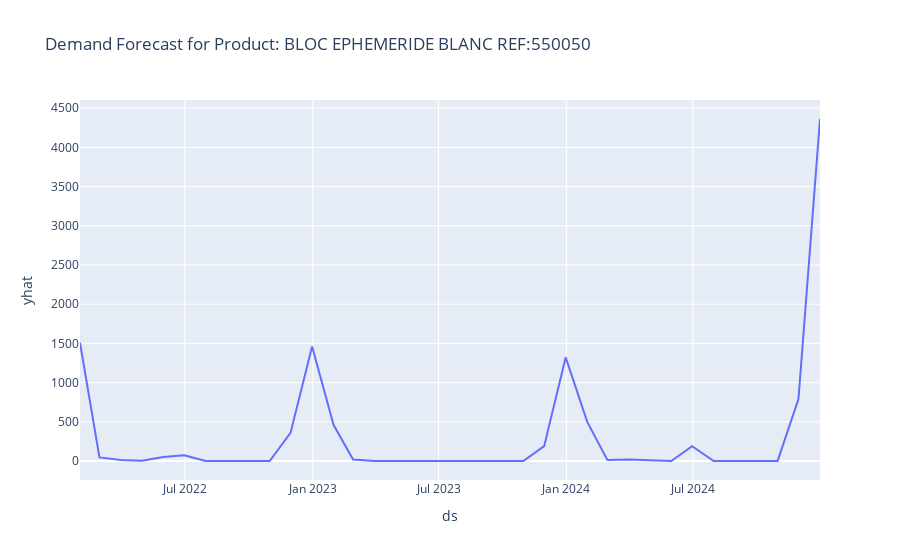

The code cell stored with this chart in its notebook:
### Code cell
import pandas as pd
import plotly.express as px
from prophet import Prophet
from ipywidgets import interact

# Load your data
df = pd.read_csv('data_cleaned.csv')
df['Date Commande'] = pd.to_datetime(df['Date Commande'])

# Create unique product IDs list
unique_product_ids = df['Nom Article'].unique().tolist()

# Function to forecast demand for a specific article
def forecast_demand(product_id):
    product_df = df[(df['Nom Article'] == product_id) & (df['Quantité'] > 0)] 

    if product_df.empty:
        print(f"No sales data found for product '{product_id}'.")
        return

    # Resample to monthly
    ts_df = product_df[['Date Commande', 'Quantité']]
    ts_df.set_index('Date Commande', inplace=True)
    ts_df = ts_df.resample('M').sum() 
    ts_df.rename(columns={'Quantité': 'y'}, inplace=True)
    ts_df.reset_index(inplace=True)
    ts_df.rename(columns={'Date Commande': 'ds'}, inplace=True)

    # Code for External Factors 
    # holidays_df = pd.DataFrame({
    #    'holiday': 'my_holiday', 
    #    'ds': pd.to_datetime(['2023-12-25', '2024-01-01', ...]),  # Add your holidays
    #    'lower_window': 0,  # Days before the holiday with impact
    #    'upper_window': 2   # Days after the holiday with impact
    # })
    
    model = Prophet(
    yearly_seasonality=True,
    seasonality_mode='multiplicative',
    changepoint_prior_scale=0.5,
    holidays_prior_scale=0.5
) # Adjust seasonality as needed
    model.fit(ts_df)

    future_dates = model.make_future_dataframe(periods=12, freq='M') 
    forecast = model.predict(future_dates)

    # Ensure predictions are non-negative
    forecast[['yhat', 'yhat_lower', 'yhat_upper']] = forecast[['yhat', 'yhat_lower', 'yhat_upper']].clip(lower=0)

    return forecast

# Interactive visualization
def visualize_forecast(product_id):
    forecast = forecast_demand(product_id)
    if forecast is not None:  # Check if forecast was generated successfully
        fig = px.line(forecast, x='ds', y='yhat', title=f'Demand Forecast for Product: {product_id}')
        fig.update_layout(showlegend=False) 
        fig.show()

interact(visualize_forecast, product_id=unique_product_ids)

### Figure 1 — Plotly figure (JSON) as saved in the notebook; plotly's stock layout.template omitted (floating-point values rounded to 4 significant figures)
{"data": [{"hovertemplate": "ds=%{x}<br>yhat=%{y}<extra></extra>", "legendgroup": "", "line": {"color": "#636efa", "dash": "solid"}, "marker": {"symbol": "circle"}, "mode": "lines", "name": "", "orientation": "v", "showlegend": false, "type": "scatter", "x": ["2022-01-31T00:00:00", "2022-02-28T00:00:00", "2022-03-31T00:00:00", "2022-04-30T00:00:00", "2022-05-31T00:00:00", "2022-06-30T00:00:00", "2022-07-31T00:00:00", "2022-08-31T00:00:00", "2022-09-30T00:00:00", "2022-10-31T00:00:00", "2022-11-30T00:00:00", "2022-12-31T00:00:00", "2023-01-31T00:00:00", "2023-02-28T00:00:00", "2023-03-31T00:00:00", "2023-04-30T00:00:00", "2023-05-31T00:00:00", "2023-06-30T00:00:00", "2023-07-31T00:00:00", "2023-08-31T00:00:00", "2023-09-30T00:00:00", "2023-10-31T00:00:00", "2023-11-30T00:00:00", "2023-12-31T00:00:00", "2024-01-31T00:00:00", "2024-02-29T00:00:00", "2024-03-31T00:00:00", "2024-04-30T00:00:00", "2024-05-31T00:00:00", "2024-06-30T00:00:00", "2024-07-31T00:00:00", "2024-08-31T00:00:00", "2024-09-30T00:00:00", "2024-10-31T00:00:00", "2024-11-30T00:00:00", "2024-12-31T00:00:00"], "xaxis": "x", "y": [1509.0, 45.0, 12.0, 3.996, 51.0, 74.0, 0.0006185, 0, 0.0002313, 0.001148, 358.0, 1460.0, 459.0, 18.0, 0.0001916, 0.0008266, 6.168e-05, 0, 0, 0, 4.094e-05, 0.0003982, 189.0, 1322.0, 499.3, 14.12, 19.61, 9.719, 0, 187.7, 0, 0.6329, 0.5882, 0.939, 790.1, 4362.0], "yaxis": "y"}], "layout": {"legend": {"tracegroupgap": 0}, "showlegend": false, "title": {"text": "Demand Forecast for Product: BLOC EPHEMERIDE BLANC REF:550050"}, "xaxis": {"anchor": "y", "domain": [0, 1], "title": {"text": "ds"}}, "yaxis": {"anchor": "x", "domain": [0, 1], "title": {"text": "yhat"}}}}
